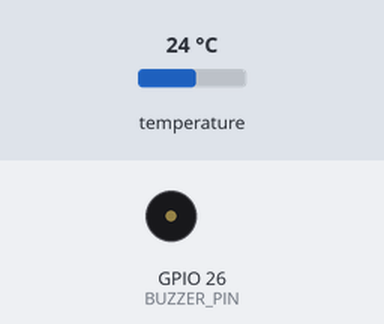
Recording of a program running on a simulated ESP32. Parts: buzzer (waves = sounding, pin HIGH). The test bench sets the inputs (shaded band); at power-on: temperature 24 °C. What the program prints to the serial monitor is not drawn.

Above: at 1.2 s.
1.3 s: temperature set to 27.6 °C
2.8 s: temperature set to 28.5 °C
At 3.1 s:
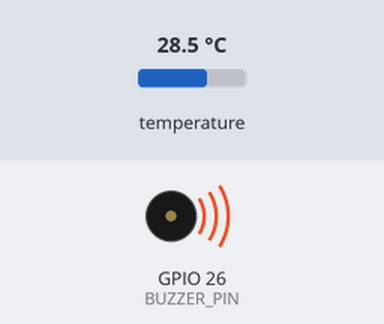
5.8 s: temperature set to 12 °C
At 6.8 s:
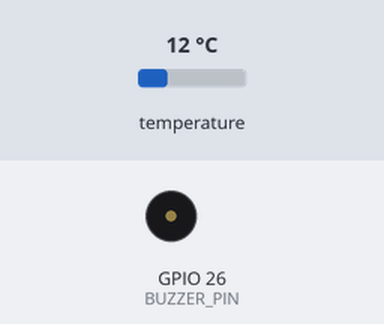
7.3 s: temperature set to 33 °C
At 7.7 s:
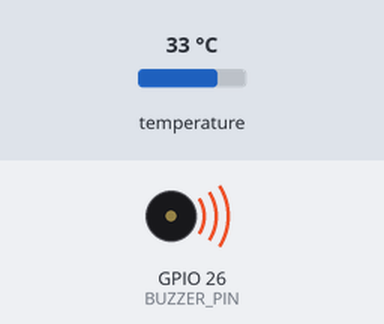
Timing chart, 0 to 11.3 s (numbered marks = the images above; inputs shaded):
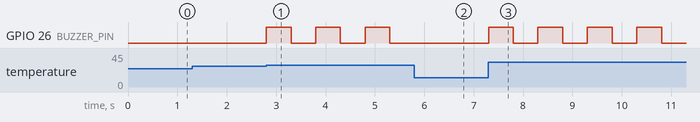

The program:

main.cpp
```cpp
#include <Arduino.h>
#include <Wire.h>
#include <Adafruit_Sensor.h>
#include <Adafruit_BME280.h>

Adafruit_BME280 bme;
float suhu;
const int pwmPin = 18;
const int freq = 5000;
const int pwmChannel = 0;
const int resolution = 8;
const int BUZZER_PIN = 26;

void setup() {
  Wire.begin();
  bme.begin(0x76); // Alamat I2C default BME280
  pinMode(BUZZER_PIN, OUTPUT);
}

void loop() {
  float suhu = bme.readTemperature();
  Serial.begin(115200);
  Serial.print("Suhu: ");
  Serial.print(suhu);
  Serial.println(" *C");
  // Gunakan variabel suhu untuk mengatur PWM aktuator

  if (suhu >28){
  digitalWrite(BUZZER_PIN, HIGH); // Buzzer Menyala
  delay(500);
  }

  if (suhu >28){
  digitalWrite(BUZZER_PIN, LOW); // Buzzer Mati
  delay(500);
  }

}
```

Measured:
- the behaviour switches between 28 and 28.1 °C on temperature (found by bisection; images 0 and 1)
- after the input at 2.8 s, GPIO 26 (BUZZER_PIN): alternates HIGH for 0.50 s and LOW for 0.50 s, starting at once
- after the input at 5.8 s, GPIO 26 (BUZZER_PIN): stays LOW (without the input it goes to HIGH after 0.00 s)
- after the input at 7.3 s, GPIO 26 (BUZZER_PIN): alternates HIGH for 0.50 s and LOW for 0.50 s, starting at once
